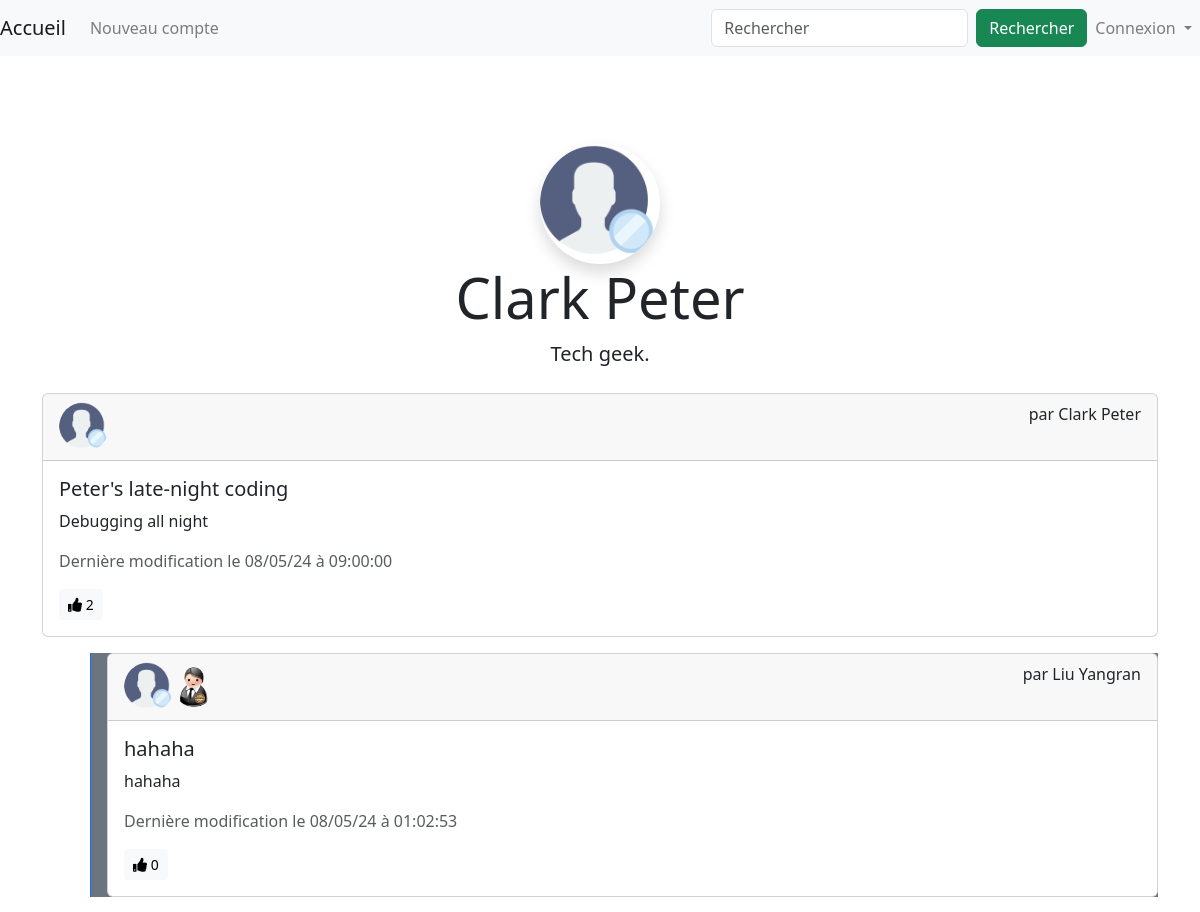
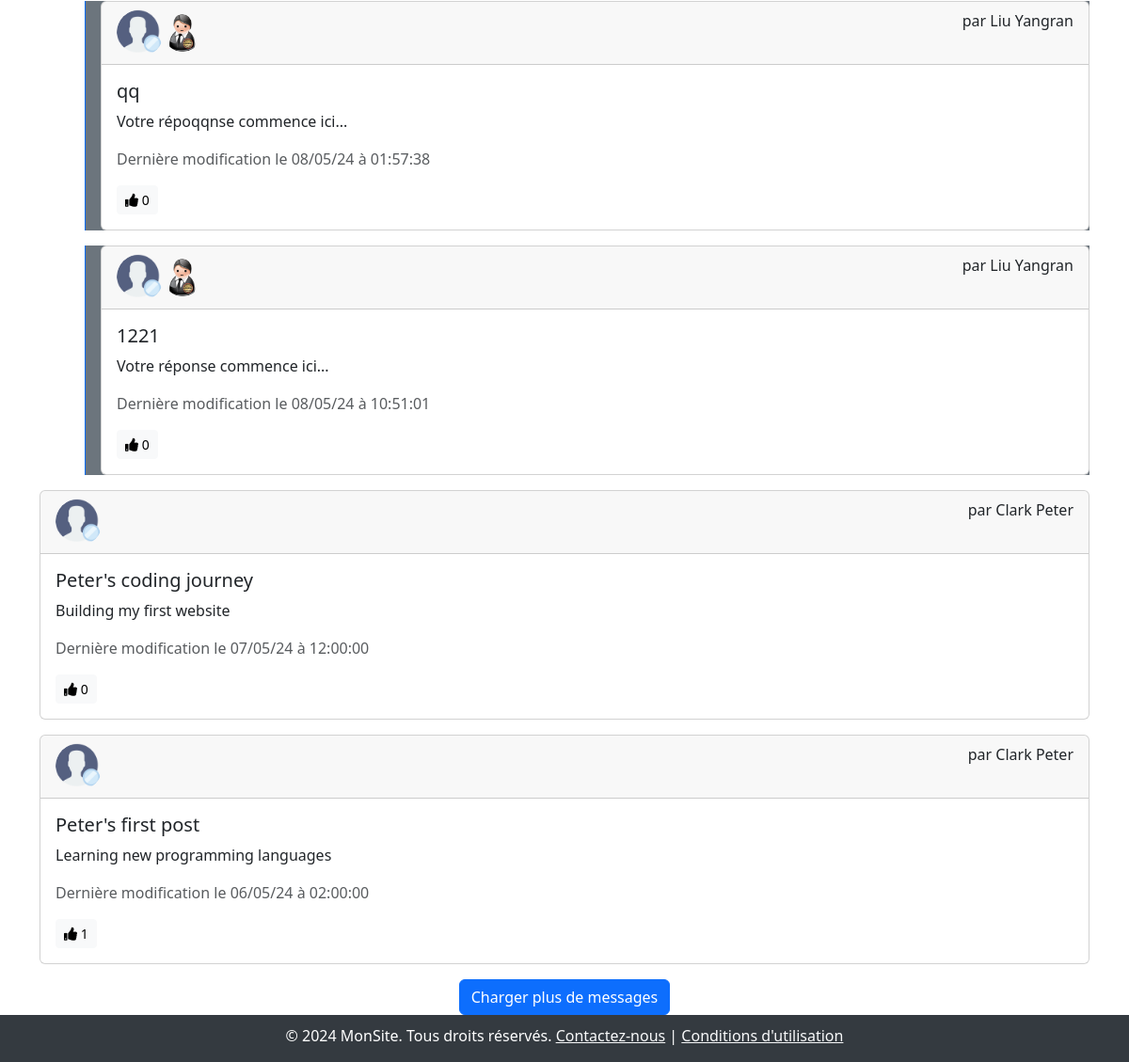
/code/blog.php?id=20, run on the app's committed database (2 pictures, top to bottom).
### tables this page shows
CREATE TABLE `user` (
  `id` int(12) UNSIGNED NOT NULL,
  `admin` tinyint(1) NOT NULL DEFAULT 0,
  `nom` varchar(20) NOT NULL,
  `prenom` varchar(20) NOT NULL,
  `email` varchar(50) NOT NULL,
  `mdp` varchar(100) NOT NULL,
  `url_avatar` varchar(50) DEFAULT NULL,
  `bio` varchar(800) NOT NULL DEFAULT '',
  `banni` date DEFAULT NULL,
  `date_naissance` date NOT NULL,
  `adresse` varchar(80) NOT NULL,
  `cp` int(5) NOT NULL,
  `commune` varchar(25) NOT NULL
);

CREATE TABLE `post` (
  `texte` varchar(8000) NOT NULL,
  `id` int(10) UNSIGNED NOT NULL,
  `titre` varchar(30) NOT NULL,
  `url_image` varchar(50) DEFAULT NULL,
  `date` timestamp NOT NULL DEFAULT current_timestamp() ON UPDATE current_timestamp(),
  `id_owner` int(10) UNSIGNED NOT NULL,
  `id_parent` int(10) UNSIGNED DEFAULT NULL,
  `sensible` tinyint(4) NOT NULL DEFAULT 0,
  `removed` tinyint(1) NOT NULL DEFAULT 0
);

### code/classes/loginStatus.php (called while the page is built, shortened)
<?php
require_once(__ROOT__ . "/classes/dbConn.php");
class LoginStatus
{
    function __construct($dbConn)
    {
        if (isset($_POST["email"]) && isset($_POST["password"])) {
            $email = $dbConn->sanitize($_POST["email"]);
            $password = $_POST["password"];
            $this->loginAttempted = true;
        } else {
            $this->loginAttempted = false;
        }
    }
}

### code/ini.php (called while the page is built, shortened)
<?php
require_once(__ROOT__ . "/classes/dbConn.php");
$dbConn = new dbConn();

### code/classes/postStorage.php (the view, shortened to what this page needs)
<?php
class postStorage
{
    public $ID;
    private $titre;
    private $dateModif;
    private $contenu;
    private $nbLike;
    private $hasLiked;
    function __construct($row)
    {
        $this->ID = $row["id"];
        $this->titre = $row["titre"];
        $this->dateModif = $row["date"];
        $this->contenu = $row["texte"];
        $this->nbLike = isset($row["nbLike"]) ? $row["nbLike"] : 0;
        $this->hasLiked = isset($row["hasLiked"]) && $row["hasLiked"] > 0;
    }
    function DisplayToHTML($ownerName, $avatarOwner, $ownerID, $isMyBlog, $isReply, $ownerIsAdmin)
    {
        $timestamp = strtotime($this->dateModif);
        $adminMarkup = $ownerIsAdmin ? '<img src="images/avatar/admin.png" alt="Admin" class="rounded-circle" style="width: 40px; height: 40px;">' : '';
        if ($isReply) {
            echo '<div class="ms-5 ps-3 bg-secondary text-dark border-start border-primary">';
        }
        echo '<div class="card mb-3">';
        echo '<div class="card-header">';
        echo '<a href="' . DIR . '/blog.php?id=' . htmlspecialchars($ownerID) . '">';
        echo '<img src="' . htmlspecialchars($avatarOwner) . '" alt="Avatar de ' . htmlspecialchars($ownerName) . '" class="rounded-circle" style="width: 50px; height: 50px;">';
        echo $adminMarkup;
        echo '</a>';
        if ($isMyBlog) {
            echo '<div class="float-end">';
            echo '<form action="post.php" method="GET">';
            echo '<input type="hidden" name="postID" value="' . htmlspecialchars($this->ID) . '">';
            echo '<button type="submit" class="btn btn-sm btn-primary">Modifier/effacer</button>';
            echo '</form>';
            echo '</div>';
        } else {
            echo '<div class="float-end">par ' . htmlspecialchars($ownerName) . '</div>';
        }
        echo '</div>';
        echo '<div class="card-body">';
        echo '<h5 class="card-title">' . htmlspecialchars($this->titre) . '</h5>';
        echo '<p class="card-text">' . htmlspecialchars($this->contenu) . '</p>';
        echo '<p class="text-muted">Dernière modification le ' . date("d/m/y à h:i:s", $timestamp) . '</p>';
        if (isset($_SESSION['id'])) {
            if ($this->hasLiked) {
                $likedClass = ' liked';
            } else {
                $likedClass = '';
            }
            echo '<button class="btn btn-sm btn-light like-button' . $likedClass . '" data-post-id="' . htmlspecialchars($this->ID) . '">';
            echo '<i class="fa fa-thumbs-up"></i> <span id="like-count-' . htmlspecialchars($this->ID) . '">' . htmlspecialchars($this->nbLike) . '</span>';
            echo '</button>';
            if ($isReply == false) {
                echo '<div class="float-end"><button class="btn btn-sm btn-primary" onclick="showReplyForm(' . htmlspecialchars($this->ID) . ')">Répondre à ce post</button></div>';
                echo '<div id="replyContainer' . htmlspecialchars($this->ID) . '"></div>';
            }
        } else {
            echo '<button class="btn btn-sm btn-light" onclick="showLoginPrompt()">';
            echo '<i class="fa fa-thumbs-up"></i> <span id="like-count-' . htmlspecialchars($this->ID) . '">' . htmlspecialchars($this->nbLike) . '</span>';
            echo '</button>';
        }
        echo '</div>';
        echo '</div>';
        if ($isReply) {
            echo '
            </div>';
        }
    }
}

### code/blog.php (shortened to what this page needs)
<?php
include("./ini.php");
include(__ROOT__ . "/codePart/header.php");
echo '<div class="container mt-4">';
if (isset($_GET["id"])) {
    $blogOwner = $dbConn->GetBlogINFOFromID($_GET["id"], $dbConn->loginStatus->userName);
    $blogOwnerName = htmlspecialchars($blogOwner[0]);
    $avatarOwner = $blogOwner[1];
    $isMyOwnBlog = $blogOwner[2];
    $biographie = htmlspecialchars($blogOwner[3]);
    if ($blogOwnerName != "") {
        echo '<div class="blog-header text-center mb-4">';
        echo '<img src="' . htmlspecialchars($avatarOwner) . '" alt="Avatar" class="rounded-circle img-fluid shadow" style="width: 120px; height: 120px;">';
        echo '<h1 class="display-4">' . $blogOwnerName . '</h1>';
        echo '<p class="lead">' . $biographie . '</p>';
        echo '</div>';
        echo '<div class="blog-posts" id="blogPostsContainer">';
        $dbConn->GenerateHTML_forPostsPage($_GET["id"], $blogOwnerName, $avatarOwner, $isMyOwnBlog);
        echo '</div>';
        echo '<div class="text-center mt-3">';
        echo '<button id="loadMoreBtnBlog" class="btn btn-primary">Charger plus de messages</button>';
        echo '</div>';
    } else {
        echo '<div class="alert alert-danger">Cet ID ne correspond à aucun utilisateur dans la base de données.</div>';
    }
} else {
    echo '<div class="alert alert-warning">Aucun ID fourni. Impossible de trouver le blog.</div>';
}
echo '</div>';
include(__ROOT__ . "/codePart/footer.php");

### code/classes/dbConn.php (shortened to what this page needs)
<?php
require_once(__ROOT__ . "/classes/loginStatus.php");
require_once(__ROOT__ . "/classes/postStorage.php");
class dbConn
{
    public $db = null;
    public $loginStatus = null;
    function __construct()
    {
        $server = "localhost";
        $database = "projet";
        $user = "root";
        $password = "";
        $dsn = "mysql:host=$server;dbname=$database;charset=utf8mb4";
        try {
            $this->db = new PDO($dsn, $user, $password);
            $this->db->setAttribute(PDO::ATTR_ERRMODE, PDO::ERRMODE_EXCEPTION);
        } catch (PDOException $e) {
            die("Connection failed: " . $e->getMessage());
        }
        $this->loginStatus = new LoginStatus($this);
    }
    function GetBlogINFOFromID($ID, $connectedGuyName)
    {
        $query = "SELECT `nom`, `url_avatar`, `bio`, `prenom`, `admin` FROM `user` WHERE `id` = :ID";
        $stmt = $this->db->prepare($query);
        $stmt->bindParam(':ID', $ID, PDO::PARAM_INT);
        $stmt->execute();
        if ($stmt->rowCount() > 0) {
            $row = $stmt->fetch(PDO::FETCH_ASSOC);
            if ($row["nom"] === $connectedGuyName) {
                return array($connectedGuyName . ' ' . $row["prenom"], $row["url_avatar"], true, $row["bio"], $row["admin"]);
            } else {
                return array($row["nom"] . ' ' . $row["prenom"], $row["url_avatar"], false, $row["bio"], $row["admin"]);
            }
        } else {
            return array("Invalide", "/default_avatar.ico", false, "Biographie par défault");
        }
    }
    function GenerateHTML_forPostsPage($ownerID, $ownerName, $avatarOwner, $isMyBlog)
    {
        $currentUserID = isset($_SESSION['id']) ? $_SESSION['id'] : 0;
        $query = "SELECT post.*, user.admin AS isAdmin,
          (SELECT COUNT(*) FROM jaime WHERE jaime.id_post = post.id) AS nbLike,
          (SELECT COUNT(*) FROM jaime WHERE jaime.id_post = post.id AND jaime.id_user = :currentUserID) AS hasLiked
          FROM post
          JOIN user ON user.id = post.id_owner
          WHERE `id_owner` = :ownerID AND `id_parent` IS NULL AND `titre` <> 'Avertir!!!'AND post.titre <> 'Sensible!!!'AND post.titre <> 'Removed!!!'AND post.removed = 0
          ORDER BY post.date DESC
          LIMIT 5";
        $stmt = $this->db->prepare($query);
        $stmt->bindParam(':currentUserID', $currentUserID, PDO::PARAM_INT);
        $stmt->bindParam(':ownerID', $ownerID, PDO::PARAM_INT);
        $stmt->execute();
        if ($stmt->rowCount() > 0) {
            while ($row = $stmt->fetch(PDO::FETCH_ASSOC)) {
                $postOBJ = new postStorage($row);
                $postOBJ->DisplayToHTML($ownerName, $avatarOwner, $ownerID, $isMyBlog, false, $row['isAdmin']);
                $this->GenerateReplies($postOBJ);
            }
        }
    }
    function isAdmin($userID) {
        $stmt = $this->db->prepare("SELECT admin FROM user WHERE id = :userID");
        return false;
    }
    function GenerateReplies($parentPost)
    {
        $query = "SELECT post.*, user.admin AS isAdmin
              FROM post
              JOIN user ON user.id = post.id_owner
              WHERE post.id_parent = :parentID AND post.titre <> 'Avertir!!!'AND post.titre <> 'Sensible!!!' AND post.sensible = 0 AND post.titre <> 'Removed!!!'
              ORDER BY post.date ASC";
        $stmt = $this->db->prepare($query);
        $stmt->bindParam(':parentID', $parentPost->ID, PDO::PARAM_INT);
        $stmt->execute();
        if ($stmt->rowCount() > 0) {
            echo '<div class="replies">';
            while ($row = $stmt->fetch(PDO::FETCH_ASSOC)) {
                $blogOwner = $this->GetBlogINFOFromID($row['id_owner'], $this->loginStatus->userName);
                $blogOwnerName = htmlspecialchars($blogOwner[0]);
                $avatarOwner = $blogOwner[1];
                $isMyOwnBlog = $blogOwner[2];
                $replyPost = new postStorage($row);
                $replyPost->DisplayToHTML($blogOwnerName, $avatarOwner, $row['id_owner'], $isMyOwnBlog, true, $row['isAdmin']);
            }
            echo '</div>';
        }
    }
}

### code/Style/style1.css (style rules this page uses)
body, html { padding-top: 60px; padding-bottom: 30px; height: 100%; }

### data on the page
user: url_avatar (placeholder picture), bio "Tech geek."
post: id_owner.url_avatar (placeholder picture), ownerName "Clark Peter", titre "Peter's late-night coding", texte "Debugging all night", date "08/05/24 à 09:00:00", nbLike "2"
post: id_owner.url_avatar (placeholder picture), ownerName "Liu Yangran", titre "hahaha", texte "hahaha", date "08/05/24 à 01:02:53"
post: id_owner.url_avatar (placeholder picture), ownerName "Liu Yangran", titre "qq", texte "Votre répoqqnse commence ici...", date "08/05/24 à 01:57:38"
post: id_owner.url_avatar (placeholder picture), ownerName "Liu Yangran", titre "1221", texte "Votre réponse commence ici...", date "08/05/24 à 10:51:01"
post: user.url_avatar (placeholder picture), ownerName "Clark Peter", titre "Peter's coding journey", texte "Building my first website", date "07/05/24 à 12:00:00", nbLike "0"
post: user.url_avatar (placeholder picture), ownerName "Clark Peter", titre "Peter's first post", texte "Learning new programming languages", date "06/05/24 à 02:00:00", nbLike "1"

### other printed values
$blogOwnerName "Clark Peter"
